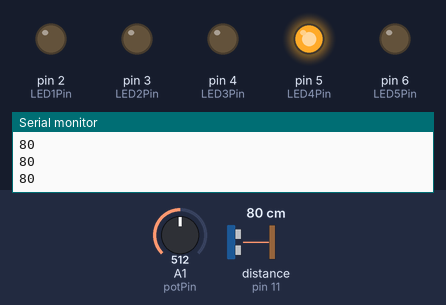
Simulated run of this sketch. Board: Arduino Uno, built with avr-gcc and run on an emulated ATmega328P. On the bench: output pins drawn as LEDs (lit = HIGH), the last lines printed to the serial monitor. Wiring (inferred from the names in the program): ultrasonic range finder: trigger pin 12; echo pin 11. The test bench sets the inputs (shaded band); at power-on: distance to the obstacle (sensor on pin 11) 80 cm, A1 (potPin) = 512. The echo pulse lasts 58.3 µs per cm; pins used as bus, display or sensor lines are not drawn.

Above: at 1.2 s.
1.3 s: distance to the obstacle (sensor on pin 11) set to 97 cm
2.8 s: distance to the obstacle (sensor on pin 11) set to 104 cm
At 3.5 s:
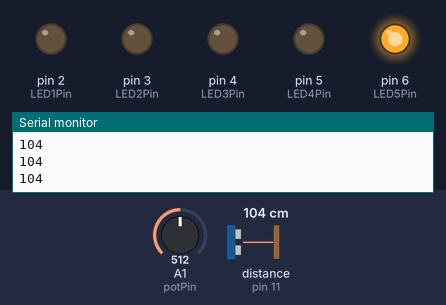
4.3 s: distance to the obstacle (sensor on pin 11) set to 197 cm
5.8 s: distance to the obstacle (sensor on pin 11) set to 202 cm
At 7.0 s:
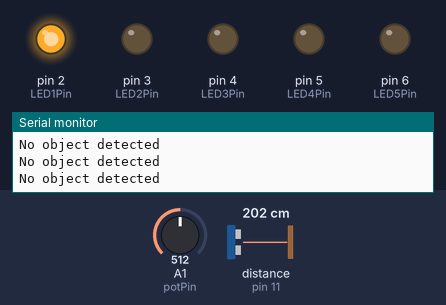
7.3 s: distance to the obstacle (sensor on pin 11) set to 2 cm
At 8.0 s:
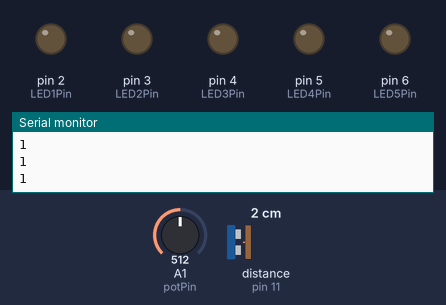
8.8 s: distance to the obstacle (sensor on pin 11) set to 25 cm
10.3 s: distance to the obstacle (sensor on pin 11) set to 28 cm
At 11.2 s:
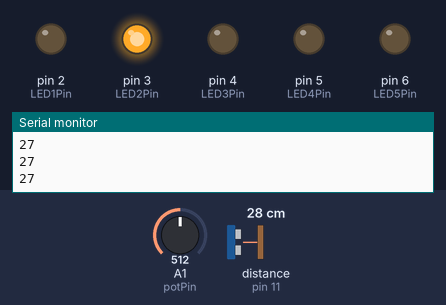
Timing chart, 0 to 12.8 s (numbered marks = the images above; inputs shaded):
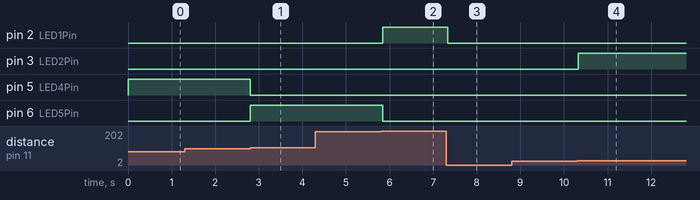

Measured:
- the behaviour switches between 100 and 101 cm on distance to the obstacle (sensor on pin 11) (found by bisection; images 0 and 1)
- the behaviour switches between 199 and 200 cm on distance to the obstacle (sensor on pin 11) (found by bisection; images 1 and 2)
- the behaviour switches between 26 and 27 cm on distance to the obstacle (sensor on pin 11) (found by bisection; images 3 and 4)
- after the input at 2.8 s, pin 5 (LED4Pin): HIGH → LOW at once; pin 6 (LED5Pin): LOW → HIGH at once
- after the input at 5.8 s, pin 2 (LED1Pin): LOW → HIGH after 0.05 s; pin 6 (LED5Pin): HIGH → LOW after 0.05 s
- after the input at 7.3 s, pin 2 (LED1Pin): HIGH → LOW at once
- after the input at 10.3 s, pin 3 (LED2Pin): LOW → HIGH at once

The sketch:

ultrasonicSensor.ino
```cpp
//Mateo Larrea Ferro
//EP-353: Audio Programming in C
//Sending Data from Arduino to Max via serial
//Using HC-SR04 ULTRASONIC Sensor

// 1. VARIABLE DECLARATION

//1.1 CONSTANTS

//Ultrasonic Sensor
#define echoPin 11
#define trigPin 12

//LEDs
#define LED1Pin 2
#define LED2Pin 3
#define LED3Pin 4
#define LED4Pin 5
#define LED5Pin 6

//Pot Octaves
#define potPin A1


//DETERMINE LIMITS (RANGES)
//1.2 Ultrasonic Sensor
int maxRange = 200;
int minRange = 0;
long duration, distance; //Duration is used to calculate distance

//1.3 Pot
int division = 500;
int potValue = 0;
static int movement = 50;
int neutral = 0;
int potTotal = 0;


// 2. Setup Function
void setup() {

  // 2.1 Communication Starts
  Serial.begin(9600);

  // 2.2 Ultrasonic
  pinMode(trigPin, OUTPUT); //Send out info (ultrasonic signal)
  pinMode(echoPin, INPUT); //Recieves it when it bounces from an object


  // 2.3 Light System
  pinMode(LED1Pin, OUTPUT);
  pinMode(LED2Pin, OUTPUT);
  pinMode(LED3Pin, OUTPUT);
  pinMode(LED4Pin, OUTPUT);
  pinMode(LED5Pin, OUTPUT);


}

// 3. Update Func
void loop() {

  // 3.1 Ultrasonic Sensor Behavior
  digitalWrite(trigPin, LOW); //Make sure the pin is off
  delayMicroseconds(2);

  digitalWrite(trigPin, HIGH); //Turns on for 10 microseconds
  delayMicroseconds(10);

  digitalWrite(trigPin, LOW); //Turns off again
  duration = pulseIn(echoPin, HIGH);


  // 3.2 Algorithm -> Distance in cm based on sos (speed of sound)
   distance = duration / 58.2;

  // 3.3 Potentiometer: Modifying Values (Octave)
  potValue = analogRead(potPin); // read the value from the potentiometer


  // 4. PASSING DATA FROM ARDUINO TO MAX THROUGH SERIAL

  // 4.1 Light Algorithm Initial Setup
  if (distance >= maxRange || distance <= minRange){
    Serial.println("No object detected");
    //Turns the rest of the LEDs Off
    digitalWrite(LED1Pin, HIGH);
    digitalWrite(LED2Pin, LOW);
    digitalWrite(LED3Pin, LOW);
    digitalWrite(LED4Pin, LOW);
    digitalWrite(LED5Pin, LOW);

  }
  // 4.2 Pot system and passing data
  else {
     if (potValue > division + 150) {

    Serial.println(distance + movement);
  }

  if (potValue > division - 150 && potValue < division + 150) {

    Serial.println(distance);
  }

  if (potValue < division - 150) {

    Serial.println(distance - movement);
  }

    digitalWrite(LED1Pin, LOW);


  }


  // 4.3 Light Algorithm
  if (distance > maxRange/8 && distance < maxRange/6){
    digitalWrite(LED2Pin, HIGH);
    digitalWrite(LED1Pin, LOW);
    digitalWrite(LED3Pin, LOW);
    digitalWrite(LED4Pin, LOW);
    digitalWrite(LED5Pin, LOW);
  }

  if (distance > maxRange/6 && distance < maxRange/4){
    digitalWrite(LED3Pin, HIGH);
    digitalWrite(LED1Pin, LOW);
    digitalWrite(LED2Pin, LOW);
    digitalWrite(LED4Pin, LOW);
    digitalWrite(LED5Pin, LOW);
  }

  if (distance > maxRange/4 && distance < maxRange/2){
    digitalWrite(LED4Pin, HIGH);
    digitalWrite(LED1Pin, LOW);
    digitalWrite(LED2Pin, LOW);
    digitalWrite(LED3Pin, LOW);
    digitalWrite(LED5Pin, LOW);

  }

  if (distance > maxRange/2 && distance < maxRange){
    digitalWrite(LED5Pin, HIGH);
    digitalWrite(LED1Pin, LOW);
    digitalWrite(LED2Pin, LOW);
    digitalWrite(LED3Pin, LOW);
    digitalWrite(LED4Pin, LOW);
  }

  delay(50);


}
```
